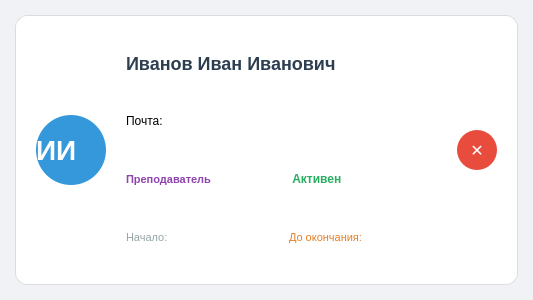
<?xml version="1.0" encoding="UTF-8"?>
<ui version="4.0">
 <class>CurrentSession</class>
 <widget class="QWidget" name="CurrentSession">
  <property name="geometry">
   <rect>
    <x>0</x>
    <y>0</y>
    <width>533</width>
    <height>300</height>
   </rect>
  </property>
  <property name="windowTitle">
   <string>👤 Профиль</string>
  </property>
  <property name="styleSheet">
   <string notr="true">
    QWidget#CurrentSession {
        background-color: #f0f2f5;
    }
   </string>
  </property>
  <layout class="QVBoxLayout" name="mainLayout">
   <property name="spacing">
    <number>15</number>
   </property>
   <property name="margin" stdset="0">
    <number>15</number>
   </property>
   <item>
    <widget class="QFrame" name="cardFrame">
     <property name="styleSheet">
      <string notr="true">
       QFrame#cardFrame {
           background-color: #ffffff;
           border: 1px solid #dcdcdc;
           border-radius: 12px;
           box-shadow: 0 2px 8px rgba(0,0,0,0.08);
       }
      </string>
     </property>
     <property name="frameShape">
      <enum>QFrame::StyledPanel</enum>
     </property>
     <property name="frameShadow">
      <enum>QFrame::Raised</enum>
     </property>
     <layout class="QHBoxLayout" name="cardLayout">
      <property name="spacing">
       <number>20</number>
      </property>
      <property name="margin" stdset="0">
       <number>20</number>
      </property>
      <item>
       <widget class="QLabel" name="lblAvatar">
        <property name="minimumSize">
         <size>
          <width>70</width>
          <height>70</height>
         </size>
        </property>
        <property name="maximumSize">
         <size>
          <width>70</width>
          <height>70</height>
         </size>
        </property>
        <property name="styleSheet">
         <string notr="true">
          QLabel#lblAvatar {
              background-color: #3498db;
              border-radius: 35px;
              color: white;
              font-size: 28px;
              font-weight: bold;
              qproperty-alignment: AlignCenter;
          }
         </string>
        </property>
        <property name="text">
         <string>ИИ</string>
        </property>
       </widget>
      </item>
      <item>
       <layout class="QVBoxLayout" name="textLayout">
        <property name="spacing">
         <number>4</number>
        </property>
        <item>
         <widget class="QLabel" name="lblFullName">
          <property name="styleSheet">
           <string notr="true">
            QLabel#lblFullName {
                font-size: 18px;
                font-weight: bold;
                color: #2c3e50;
            }
           </string>
          </property>
          <property name="text">
           <string>Иванов Иван Иванович</string>
          </property>
         </widget>
        </item>
        <item>
         <widget class="QLabel" name="lblEmail">
          <property name="styleSheet">
           <string notr="true">
            QLabel#lblDepartment {
                font-size: 13px;
                color: #7f8c8d;
            }
           </string>
          </property>
          <property name="text">
           <string>Почта:</string>
          </property>
         </widget>
        </item>
        <item>
         <layout class="QHBoxLayout" name="loginStatusLayout">
          <property name="spacing">
           <number>15</number>
          </property>
          <item>
           <widget class="QLabel" name="lblUserType">
            <property name="styleSheet">
             <string notr="true">
              QLabel#lblUserType {
                  font-size: 11px;
                  color: #8e44ad;
                  font-weight: bold;
              }
             </string>
            </property>
            <property name="text">
             <string>Преподаватель</string>
            </property>
           </widget>
          </item>
          <item>
           <widget class="QLabel" name="lblStatus">
            <property name="styleSheet">
             <string notr="true">
              QLabel#lblStatus {
                  font-size: 12px;
                  color: #27ae60;
                  font-weight: bold;
              }
             </string>
            </property>
            <property name="text">
             <string> Активен</string>
            </property>
           </widget>
          </item>
         </layout>
        </item>
        <item>
         <layout class="QHBoxLayout" name="sessionLayout">
          <property name="spacing">
           <number>15</number>
          </property>
          <item>
           <widget class="QLabel" name="lblSessionStart">
            <property name="styleSheet">
             <string notr="true">
              QLabel#lblSessionStart {
                  font-size: 11px;
                  color: #95a5a6;
              }
             </string>
            </property>
            <property name="text">
             <string>Начало: </string>
            </property>
           </widget>
          </item>
          <item>
           <widget class="QLabel" name="lblSessionExpires">
            <property name="styleSheet">
             <string notr="true">
              QLabel#lblSessionExpires {
                  font-size: 11px;
                  color: #e67e22;
              }
             </string>
            </property>
            <property name="text">
             <string>До окончания: </string>
            </property>
           </widget>
          </item>
         </layout>
        </item>
       </layout>
      </item>
      <item>
       <widget class="QPushButton" name="btnLogout">
        <property name="minimumSize">
         <size>
          <width>40</width>
          <height>40</height>
         </size>
        </property>
        <property name="maximumSize">
         <size>
          <width>40</width>
          <height>40</height>
         </size>
        </property>
        <property name="toolTip">
         <string>Выйти из системы</string>
        </property>
        <property name="styleSheet">
         <string notr="true">
          QPushButton#btnLogout {
              background-color: #e74c3c;
              border: none;
              border-radius: 20px;
              color: white;
              font-size: 16px;
              font-weight: bold;
          }
          QPushButton#btnLogout:hover {
              background-color: #c0392b;
          }
          QPushButton#btnLogout:pressed {
              background-color: #a93226;
          }
         </string>
        </property>
        <property name="text">
         <string>✕</string>
        </property>
       </widget>
      </item>
     </layout>
    </widget>
   </item>
  </layout>
 </widget>
 <resources/>
 <connections/>
</ui>
